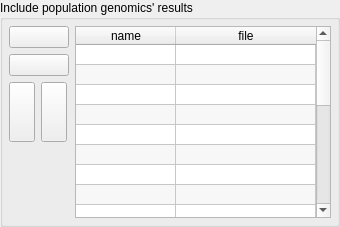
            <widget class="QGroupBox" name="groupBox_13">
             <property name="title">
              <string>Include population genomics' results</string>
             </property>
             <layout class="QHBoxLayout" name="horizontalLayout_56">
              <property name="leftMargin">
               <number>6</number>
              </property>
              <property name="topMargin">
               <number>6</number>
              </property>
              <property name="rightMargin">
               <number>6</number>
              </property>
              <property name="bottomMargin">
               <number>6</number>
              </property>
              <item>
               <layout class="QHBoxLayout" name="horizontalLayout_54">
                <item>
                 <layout class="QVBoxLayout" name="verticalLayout_40">
                  <item>
                   <widget class="QPushButton" name="pushButton_viewer_add_sum_2">
                    <property name="minimumSize">
                     <size>
                      <width>60</width>
                      <height>0</height>
                     </size>
                    </property>
                    <property name="maximumSize">
                     <size>
                      <width>60</width>
                      <height>16777215</height>
                     </size>
                    </property>
                    <property name="toolTip">
                     <string>&lt;html&gt;&lt;head/&gt;&lt;body&gt;&lt;p&gt;Add file&lt;/p&gt;&lt;/body&gt;&lt;/html&gt;</string>
                    </property>
                    <property name="text">
                     <string/>
                    </property>
                    <property name="icon">
                     <iconset>
                      <normaloff>:/icons/icons/view_doc.ico</normaloff>:/icons/icons/view_doc.ico</iconset>
                    </property>
                    <property name="iconSize">
                     <size>
                      <width>32</width>
                      <height>32</height>
                     </size>
                    </property>
                    <property name="autoDefault">
                     <bool>false</bool>
                    </property>
                    <property name="default">
                     <bool>false</bool>
                    </property>
                    <property name="flat">
                     <bool>false</bool>
                    </property>
                   </widget>
                  </item>
                  <item>
                   <widget class="QPushButton" name="pushButton_viewer_del_sum_2">
                    <property name="minimumSize">
                     <size>
                      <width>60</width>
                      <height>0</height>
                     </size>
                    </property>
                    <property name="maximumSize">
                     <size>
                      <width>60</width>
                      <height>16777215</height>
                     </size>
                    </property>
                    <property name="toolTip">
                     <string>&lt;html&gt;&lt;head/&gt;&lt;body&gt;&lt;p&gt;Remove file&lt;/p&gt;&lt;/body&gt;&lt;/html&gt;</string>
                    </property>
                    <property name="text">
                     <string/>
                    </property>
                    <property name="icon">
                     <iconset>
                      <normaloff>:/icons/icons/delete.ico</normaloff>:/icons/icons/delete.ico</iconset>
                    </property>
                    <property name="iconSize">
                     <size>
                      <width>32</width>
                      <height>32</height>
                     </size>
                    </property>
                   </widget>
                  </item>
                  <item>
                   <layout class="QHBoxLayout" name="horizontalLayout_65">
                    <item>
                     <widget class="QPushButton" name="pushButton_viewer_up_sum_2">
                      <property name="minimumSize">
                       <size>
                        <width>26</width>
                        <height>60</height>
                       </size>
                      </property>
                      <property name="maximumSize">
                       <size>
                        <width>26</width>
                        <height>60</height>
                       </size>
                      </property>
                      <property name="toolTip">
                       <string>&lt;html&gt;&lt;head/&gt;&lt;body&gt;&lt;p&gt;Move selected file up&lt;/p&gt;&lt;/body&gt;&lt;/html&gt;</string>
                      </property>
                      <property name="text">
                       <string/>
                      </property>
                     </widget>
                    </item>
                    <item>
                     <widget class="QPushButton" name="pushButton_viewer_down_sum_2">
                      <property name="minimumSize">
                       <size>
                        <width>26</width>
                        <height>60</height>
                       </size>
                      </property>
                      <property name="maximumSize">
                       <size>
                        <width>26</width>
                        <height>60</height>
                       </size>
                      </property>
                      <property name="toolTip">
                       <string>&lt;html&gt;&lt;head/&gt;&lt;body&gt;&lt;p&gt;Move selected file down&lt;/p&gt;&lt;/body&gt;&lt;/html&gt;</string>
                      </property>
                      <property name="text">
                       <string/>
                      </property>
                     </widget>
                    </item>
                   </layout>
                  </item>
                  <item>
                   <spacer name="verticalSpacer_5">
                    <property name="orientation">
                     <enum>Qt::Vertical</enum>
                    </property>
                    <property name="sizeHint" stdset="0">
                     <size>
                      <width>0</width>
                      <height>0</height>
                     </size>
                    </property>
                   </spacer>
                  </item>
                 </layout>
                </item>
                <item>
                 <widget class="QTableWidget" name="tableWidget_viewer_sum_2">
                  <property name="acceptDrops">
                   <bool>false</bool>
                  </property>
                  <property name="toolTip">
                   <string>&lt;html&gt;&lt;head/&gt;&lt;body&gt;&lt;p&gt;List of population genomics' files to plot. Will appear in plots in same order as defined here. Summary files are named summary.&lt;span style=&quot; font-style:italic;&quot;&gt;runprefix&lt;/span&gt;.iSNPcall_mstats.txt, summary.&lt;span style=&quot; font-style:italic;&quot;&gt;runprefix&lt;/span&gt;.mSNPcall_mstats.txt and summary.&lt;span style=&quot; font-style:italic;&quot;&gt;runprefix&lt;/span&gt;.preseq_mstats.txt &lt;/p&gt;&lt;p&gt;If the number of names - column 1 - and files - column 2 - does not match, the plots will be labelled with numbers (1,2...n); otherwise they will use the names defined in column 1. Short names are advised!&lt;/p&gt;&lt;p&gt;Buttons to the left can add, remove, and change order of files in the table&lt;/p&gt;&lt;/body&gt;&lt;/html&gt;</string>
                  </property>
                  <property name="showDropIndicator" stdset="0">
                   <bool>false</bool>
                  </property>
                  <property name="dragEnabled">
                   <bool>false</bool>
                  </property>
                  <property name="dragDropOverwriteMode">
                   <bool>false</bool>
                  </property>
                  <property name="dragDropMode">
                   <enum>QAbstractItemView::NoDragDrop</enum>
                  </property>
                  <property name="defaultDropAction">
                   <enum>Qt::IgnoreAction</enum>
                  </property>
                  <property name="alternatingRowColors">
                   <bool>true</bool>
                  </property>
                  <property name="selectionMode">
                   <enum>QAbstractItemView::SingleSelection</enum>
                  </property>
                  <attribute name="horizontalHeaderStretchLastSection">
                   <bool>true</bool>
                  </attribute>
                  <attribute name="verticalHeaderVisible">
                   <bool>false</bool>
                  </attribute>
                  <attribute name="verticalHeaderDefaultSectionSize">
                   <number>20</number>
                  </attribute>
                  <attribute name="verticalHeaderHighlightSections">
                   <bool>true</bool>
                  </attribute>
                  <row>
                   <property name="text">
                    <string>New Row</string>
                   </property>
                  </row>
                  <row>
                   <property name="text">
                    <string>New Row</string>
                   </property>
                  </row>
                  <row>
                   <property name="text">
                    <string>New Row</string>
                   </property>
                  </row>
                  <row>
                   <property name="text">
                    <string>New Row</string>
                   </property>
                  </row>
                  <row>
                   <property name="text">
                    <string>New Row</string>
                   </property>
                  </row>
                  <row>
                   <property name="text">
                    <string>New Row</string>
                   </property>
                  </row>
                  <row>
                   <property name="text">
                    <string>New Row</string>
                   </property>
                  </row>
                  <row>
                   <property name="text">
                    <string>New Row</string>
                   </property>
                  </row>
                  <row>
                   <property name="text">
                    <string>New Row</string>
                   </property>
                  </row>
                  <row>
                   <property name="text">
                    <string>New Row</string>
                   </property>
                  </row>
                  <row>
                   <property name="text">
                    <string>New Row</string>
                   </property>
                  </row>
                  <row>
                   <property name="text">
                    <string>New Row</string>
                   </property>
                  </row>
                  <row>
                   <property name="text">
                    <string>New Row</string>
                   </property>
                  </row>
                  <row>
                   <property name="text">
                    <string>New Row</string>
                   </property>
                  </row>
                  <row>
                   <property name="text">
                    <string>New Row</string>
                   </property>
                  </row>
                  <row>
                   <property name="text">
                    <string>New Row</string>
                   </property>
                  </row>
                  <row>
                   <property name="text">
                    <string>New Row</string>
                   </property>
                  </row>
                  <row>
                   <property name="text">
                    <string>New Row</string>
                   </property>
                  </row>
                  <row>
                   <property name="text">
                    <string>New Row</string>
                   </property>
                  </row>
                  <row>
                   <property name="text">
                    <string>New Row</string>
                   </property>
                  </row>
                  <column>
                   <property name="text">
                    <string>name</string>
                   </property>
                  </column>
                  <column>
                   <property name="text">
                    <string>file</string>
                   </property>
                  </column>
                  <item row="0" column="0">
                   <property name="flags">
                    <set>ItemIsSelectable|ItemIsEditable|ItemIsUserCheckable|ItemIsEnabled</set>
                   </property>
                  </item>
                  <item row="0" column="1">
                   <property name="text">
                    <string/>
                   </property>
                   <property name="flags">
                    <set>ItemIsSelectable|ItemIsEditable|ItemIsUserCheckable|ItemIsEnabled</set>
                   </property>
                  </item>
                  <item row="1" column="0">
                   <property name="flags">
                    <set>ItemIsSelectable|ItemIsEditable|ItemIsUserCheckable|ItemIsEnabled</set>
                   </property>
                  </item>
                  <item row="1" column="1">
                   <property name="text">
                    <string/>
                   </property>
                   <property name="flags">
                    <set>ItemIsSelectable|ItemIsEditable|ItemIsUserCheckable|ItemIsEnabled</set>
                   </property>
                  </item>
                  <item row="2" column="0">
                   <property name="flags">
                    <set>ItemIsSelectable|ItemIsEditable|ItemIsUserCheckable|ItemIsEnabled</set>
                   </property>
                  </item>
                  <item row="2" column="1">
                   <property name="text">
                    <string/>
                   </property>
                   <property name="flags">
                    <set>ItemIsSelectable|ItemIsEditable|ItemIsUserCheckable|ItemIsEnabled</set>
                   </property>
                  </item>
                  <item row="3" column="0">
                   <property name="flags">
                    <set>ItemIsSelectable|ItemIsEditable|ItemIsUserCheckable|ItemIsEnabled</set>
                   </property>
                  </item>
                  <item row="3" column="1">
                   <property name="text">
                    <string/>
                   </property>
                   <property name="flags">
                    <set>ItemIsSelectable|ItemIsEditable|ItemIsUserCheckable|ItemIsEnabled</set>
                   </property>
                  </item>
                  <item row="4" column="0">
                   <property name="flags">
                    <set>ItemIsSelectable|ItemIsEditable|ItemIsUserCheckable|ItemIsEnabled</set>
                   </property>
                  </item>
                  <item row="4" column="1">
                   <property name="text">
                    <string/>
                   </property>
                   <property name="flags">
                    <set>ItemIsSelectable|ItemIsEditable|ItemIsUserCheckable|ItemIsEnabled</set>
                   </property>
                  </item>
                  <item row="5" column="0">
                   <property name="flags">
                    <set>ItemIsSelectable|ItemIsEditable|ItemIsUserCheckable|ItemIsEnabled</set>
                   </property>
                  </item>
                  <item row="5" column="1">
                   <property name="text">
                    <string/>
                   </property>
                   <property name="flags">
                    <set>ItemIsSelectable|ItemIsEditable|ItemIsUserCheckable|ItemIsEnabled</set>
                   </property>
                  </item>
                  <item row="6" column="0">
                   <property name="flags">
                    <set>ItemIsSelectable|ItemIsEditable|ItemIsUserCheckable|ItemIsEnabled</set>
                   </property>
                  </item>
                  <item row="6" column="1">
                   <property name="text">
                    <string/>
                   </property>
                   <property name="flags">
                    <set>ItemIsSelectable|ItemIsEditable|ItemIsUserCheckable|ItemIsEnabled</set>
                   </property>
                  </item>
                  <item row="7" column="0">
                   <property name="flags">
                    <set>ItemIsSelectable|ItemIsEditable|ItemIsUserCheckable|ItemIsEnabled</set>
                   </property>
                  </item>
                  <item row="7" column="1">
                   <property name="text">
                    <string/>
                   </property>
                   <property name="flags">
                    <set>ItemIsSelectable|ItemIsEditable|ItemIsUserCheckable|ItemIsEnabled</set>
                   </property>
                  </item>
                  <item row="8" column="0">
                   <property name="flags">
                    <set>ItemIsSelectable|ItemIsEditable|ItemIsUserCheckable|ItemIsEnabled</set>
                   </property>
                  </item>
                  <item row="8" column="1">
                   <property name="text">
                    <string/>
                   </property>
                   <property name="flags">
                    <set>ItemIsSelectable|ItemIsEditable|ItemIsUserCheckable|ItemIsEnabled</set>
                   </property>
                  </item>
                  <item row="9" column="0">
                   <property name="flags">
                    <set>ItemIsSelectable|ItemIsEditable|ItemIsUserCheckable|ItemIsEnabled</set>
                   </property>
                  </item>
                  <item row="9" column="1">
                   <property name="flags">
                    <set>ItemIsSelectable|ItemIsEditable|ItemIsUserCheckable|ItemIsEnabled</set>
                   </property>
                  </item>
                  <item row="10" column="0">
                   <property name="flags">
                    <set>ItemIsSelectable|ItemIsEditable|ItemIsUserCheckable|ItemIsEnabled</set>
                   </property>
                  </item>
                  <item row="10" column="1">
                   <property name="flags">
                    <set>ItemIsSelectable|ItemIsEditable|ItemIsUserCheckable|ItemIsEnabled</set>
                   </property>
                  </item>
                  <item row="11" column="0">
                   <property name="flags">
                    <set>ItemIsSelectable|ItemIsEditable|ItemIsUserCheckable|ItemIsEnabled</set>
                   </property>
                  </item>
                  <item row="11" column="1">
                   <property name="flags">
                    <set>ItemIsSelectable|ItemIsEditable|ItemIsUserCheckable|ItemIsEnabled</set>
                   </property>
                  </item>
                  <item row="12" column="0">
                   <property name="flags">
                    <set>ItemIsSelectable|ItemIsEditable|ItemIsUserCheckable|ItemIsEnabled</set>
                   </property>
                  </item>
                  <item row="12" column="1">
                   <property name="flags">
                    <set>ItemIsSelectable|ItemIsEditable|ItemIsUserCheckable|ItemIsEnabled</set>
                   </property>
                  </item>
                  <item row="13" column="0">
                   <property name="flags">
                    <set>ItemIsSelectable|ItemIsEditable|ItemIsUserCheckable|ItemIsEnabled</set>
                   </property>
                  </item>
                  <item row="13" column="1">
                   <property name="flags">
                    <set>ItemIsSelectable|ItemIsEditable|ItemIsUserCheckable|ItemIsEnabled</set>
                   </property>
                  </item>
                  <item row="14" column="0">
                   <property name="flags">
                    <set>ItemIsSelectable|ItemIsEditable|ItemIsUserCheckable|ItemIsEnabled</set>
                   </property>
                  </item>
                  <item row="14" column="1">
                   <property name="flags">
                    <set>ItemIsSelectable|ItemIsEditable|ItemIsUserCheckable|ItemIsEnabled</set>
                   </property>
                  </item>
                  <item row="15" column="0">
                   <property name="flags">
                    <set>ItemIsSelectable|ItemIsEditable|ItemIsUserCheckable|ItemIsEnabled</set>
                   </property>
                  </item>
                  <item row="15" column="1">
                   <property name="flags">
                    <set>ItemIsSelectable|ItemIsEditable|ItemIsUserCheckable|ItemIsEnabled</set>
                   </property>
                  </item>
                  <item row="16" column="0">
                   <property name="flags">
                    <set>ItemIsSelectable|ItemIsEditable|ItemIsUserCheckable|ItemIsEnabled</set>
                   </property>
                  </item>
                  <item row="16" column="1">
                   <property name="flags">
                    <set>ItemIsSelectable|ItemIsEditable|ItemIsUserCheckable|ItemIsEnabled</set>
                   </property>
                  </item>
                  <item row="17" column="0">
                   <property name="flags">
                    <set>ItemIsSelectable|ItemIsEditable|ItemIsUserCheckable|ItemIsEnabled</set>
                   </property>
                  </item>
                  <item row="17" column="1">
                   <property name="flags">
                    <set>ItemIsSelectable|ItemIsEditable|ItemIsUserCheckable|ItemIsEnabled</set>
                   </property>
                  </item>
                  <item row="18" column="0">
                   <property name="flags">
                    <set>ItemIsSelectable|ItemIsEditable|ItemIsUserCheckable|ItemIsEnabled</set>
                   </property>
                  </item>
                  <item row="18" column="1">
                   <property name="flags">
                    <set>ItemIsSelectable|ItemIsEditable|ItemIsUserCheckable|ItemIsEnabled</set>
                   </property>
                  </item>
                  <item row="19" column="0">
                   <property name="flags">
                    <set>ItemIsSelectable|ItemIsEditable|ItemIsUserCheckable|ItemIsEnabled</set>
                   </property>
                  </item>
                  <item row="19" column="1">
                   <property name="flags">
                    <set>ItemIsSelectable|ItemIsEditable|ItemIsUserCheckable|ItemIsEnabled</set>
                   </property>
                  </item>
                 </widget>
                </item>
               </layout>
              </item>
             </layout>
            </widget>
